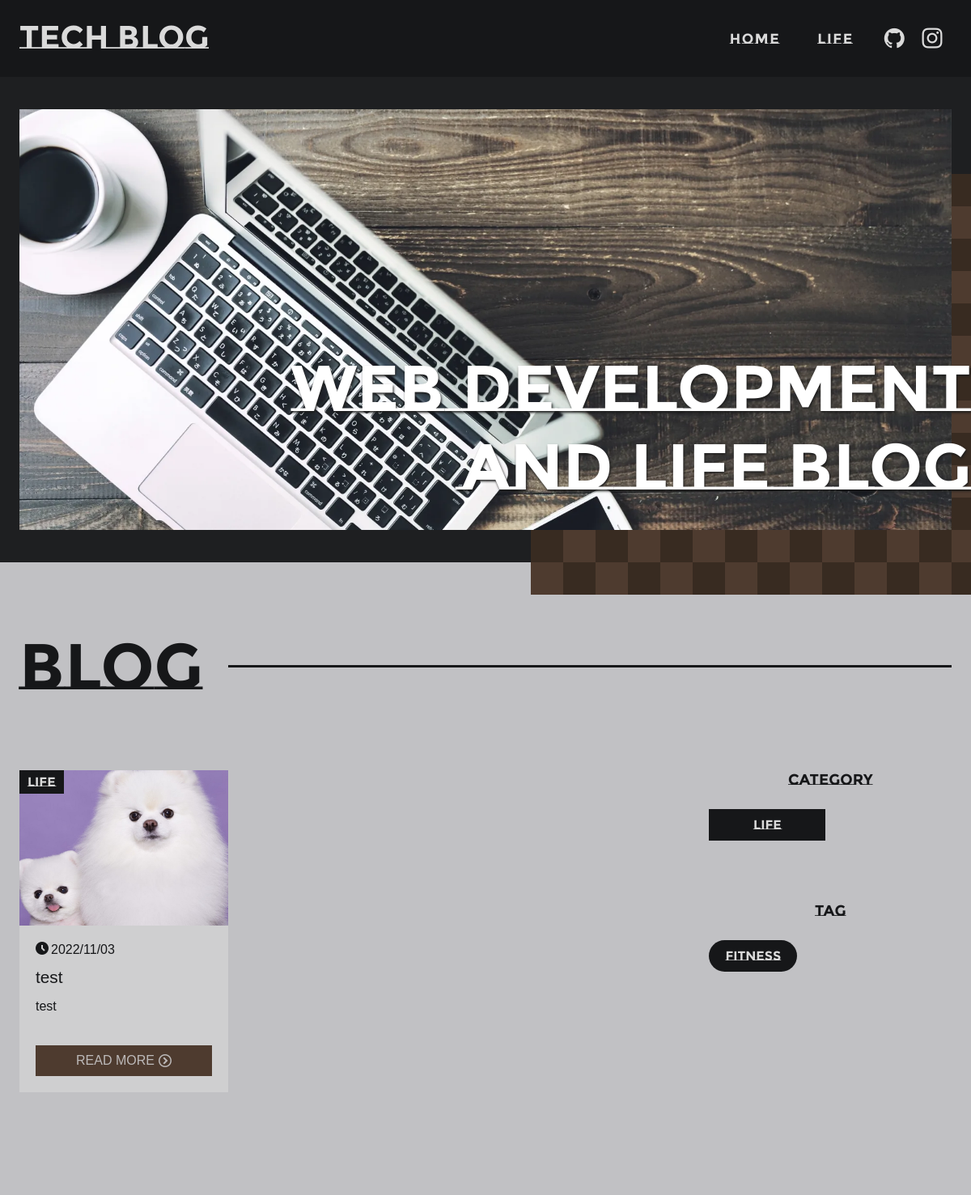
Before: / (upper part) with the older database file.
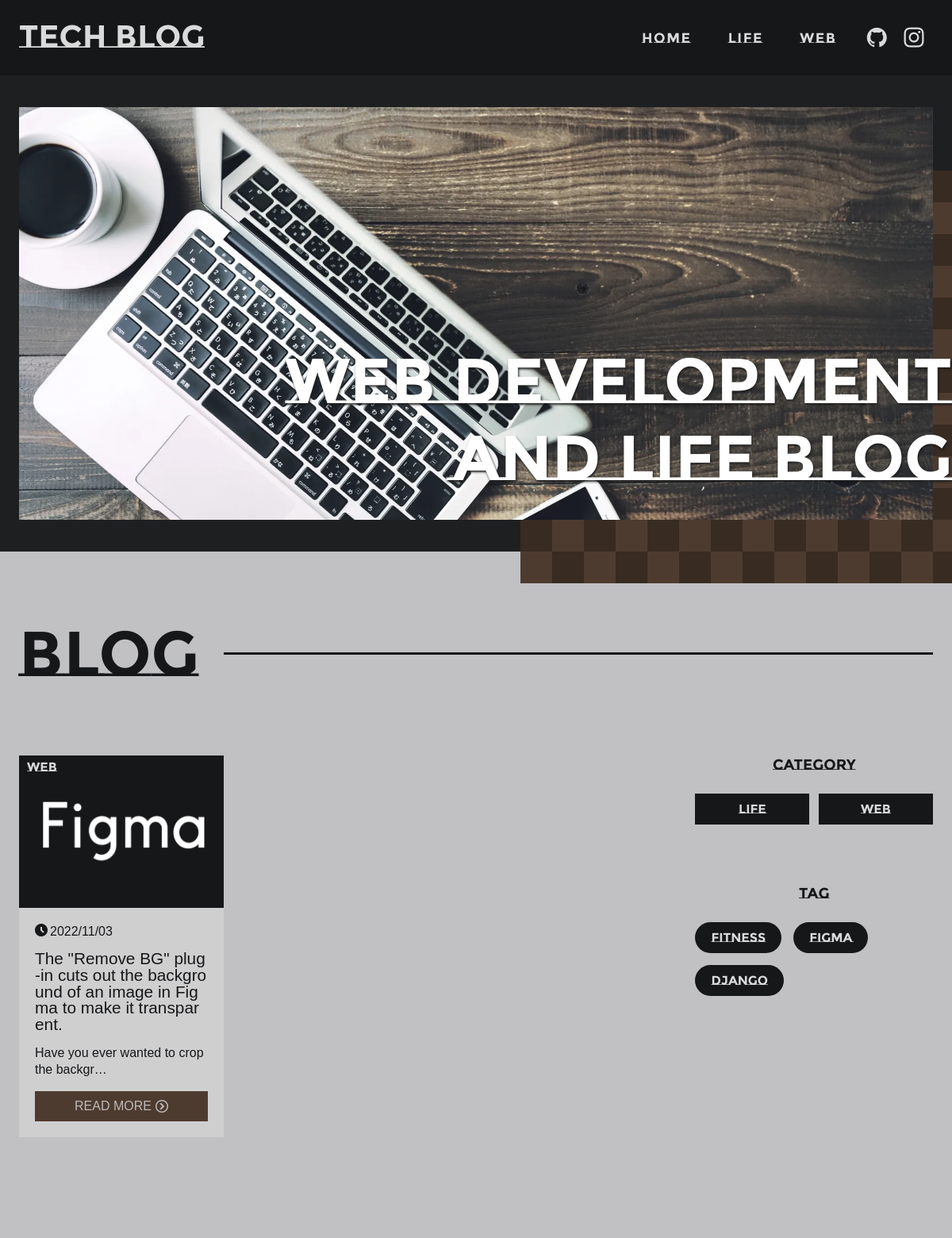
After: the same page with the newer database file.
### bbs/models.py (models this page shows, shortened)
class Category(models.Model):
  name = models.CharField('カテゴリー', max_length=50)
  def __str__(self):
      return self.name

class Article(models.Model):
  title = models.CharField('タイトル', max_length=200, null=True)
  description = models.CharField('説明', max_length=500, null=True)
  content = models.TextField('テキスト')
  created_at = models.DateField('作成日', auto_now_add=True)
  updated_at = models.DateField('更新日', auto_now=True)
  thumbnail_image = models.ImageField('サムネイル',null=True, blank=True)
  slug = models.SlugField('スラッグ',blank=True, unique=False, max_length=255)
  category = models.ForeignKey(
                Category, verbose_name='カテゴリー',
                on_delete=models.PROTECT
              )
  tag = models.ManyToManyField(Tag, verbose_name='タグ')

class Tag(models.Model):
  name = models.CharField('タグ', max_length=50)
  def __str__(self):
      return self.name

### bbs/views.py (the view)
# urls.py: path('',views.index, name='index'),
def index(request):
  articles = Article.objects.all()
  return render(request,'bbs/index.html',{'articles': articles})

### bbs/context.py (called while the page is built)
def related(request):
    context = {
        'category_list': Category.objects.all(),
        'tag_list': Tag.objects.all(),
    }
    return context

### bbs/templates/bbs/index.html (shortened to what this page needs)
{% load static %}
<!DOCTYPE html>
<html lang="en">
<head>
  <link rel="stylesheet" href="{% static 'css/index.css' %}">
</head>
<body id="top" itemscope itemtype="http://schema.org/WebPage">
<div class="wrapper">
  {% include './_header.html' %}
<main>
    <section class="mainv-sec">
      <div class="container">
      <div class="catch">
        <h1 class="text-animation fade-up en">WEB DEVELOPMENT <br>AND LIFE BLOG</h1>
      </div>
      <div class="slide-wrap">
        <div class="slide-box" id="slideImgs">
          <picture>
            <source srcset="/media/1.webp" type="image/webp" width="1920" height="1080" loading="lazy">
            <img src="/media/1.jpg" width="1920" height="1080" loading="lazy" alt="">
          </picture>
        </div>
      </div>
    </div>
    </section>
    <section class="blog-sec" id="blog">
      <div class="container">
        <p class="blog-title en">BLOG</p>
        <div class="container-inner">
        <article itemscope itemtype="http://schema.org/BlogPosting" itemprop="blogPost">
          <ul itemprop="articleBody" class="blog-card-list">
            {% for article in articles %}
            <li class="blog-card">
              <div itemprop="image" itemscope itemtype="http://schema.org/ImageObject" class="blog-card-img">
                <a href="{% url 'bbs:detail' article.slug %}" title="" itemprop="url" itemscope>
                <picture>
                  <source srcset="/media/{{ article.thumbnail_image }}" type="image/webp" width="280" height="150" loading="lazy" itemprop="image">
                  <img src="/media/{{ article.thumbnail_image }}" width="280" height="150" loading="lazy" itemprop="image" alt="">
                  </picture>
                </a>
              </div>
              <div class="blog-card-inner">
                <div class="category"><a href="{% url 'bbs:category' article.category %}#blog" itemprop="articleSection" class="en">{{ article.category }}</a></div>
                <time datetime="{{ article.created_at|date:'Y-m-d' }}" itemprop="datePublished"><i class="icon-clock2"></i>{{ article.created_at|date:"Y/m/d" }}</time>
                <h2 itemprop="name headline"><a href="{% url 'bbs:detail' article.slug %}" title="{{ article.title }}" itemprop="url">{{ article.title }}</a></h2>
                <p itemprop="description">{{ article.description| truncatechars:40 }}</p>
                <a href="{% url 'bbs:detail' article.slug %}" class="btn1" itemprop="url">READ MORE<i class="icon-circle-right"></i></a>
              </div>
            </li>
            {% endfor %}
          </ul>
        </article>
        {% include './_aside.html' %}
      </div>
      </div>
    </section>
</main>
</div>
</body>
</html>

### bbs/templates/bbs/_header.html (shortened to what this page needs)
<header>
  <div class="container">
    <p class="logo"><a href="{% url 'bbs:index' %}"><img src="/media/logo.svg" width="234" height="30" alt="TECH BLOG" loading="lazy"></a></p>
    <nav id="header_nav" role="navigation" itemscope itemtype="http://scheme.org/SiteNavigationElement">
      <ul class="globalNav">
      <li itemprop="name"><a href="{% url 'bbs:index' %}" itemprop="url">home</a></li>
      {% if articles or article %}
      {% for category in category_list %}<li itemprop="name"><a href="{% url 'bbs:category' category %}#blog">{{ category.name }}</a></li>{% endfor %}
      {% endif %}
      <li class="li-icon">
        <a href="https://github.com/shim369" target="_blank" itemprop="url"><i class="icon-github"></i></a>
        <a href="" target="_blank" itemprop="url"><i class="icon-instagram"></i></a>
      </li>
      </ul>
    </nav>
  </div>
</header>

### bbs/templates/bbs/_aside.html (shortened to what this page needs)
<aside>
  {% if articles or article %}
  <h3 class="aside-title">CATEGORY</h3>
  <ul class="category-list">
  {% for category in category_list %}
  <li><a href="{% url 'bbs:category' category %}#blog">{{ category.name }}</a></li>
  {% endfor %}
  </ul>
  {% endif %}
  {% if articles or article %}
  <h3 class="aside-title">TAG</h3>
  <ul class="tag-list">
  {% for tag in tag_list %}
  <li><a href="{% url 'bbs:tag' tag %}#blog">{{ tag.name }}</a></li>
  {% endfor %}
  </ul>
  {% endif %}
</aside>

Changed rows visible on the page:
added Category: name "web"
changed Article: thumbnail_image: a different picture; category "life" → "web"; title "test" → "The \"Remove BG\" plug-in cuts out the background of an image in Figma to make it transparent."; description "test" → "Have you ever wanted to crop the backgr…"
added Tag: name "figma"
added Tag: name "django"
